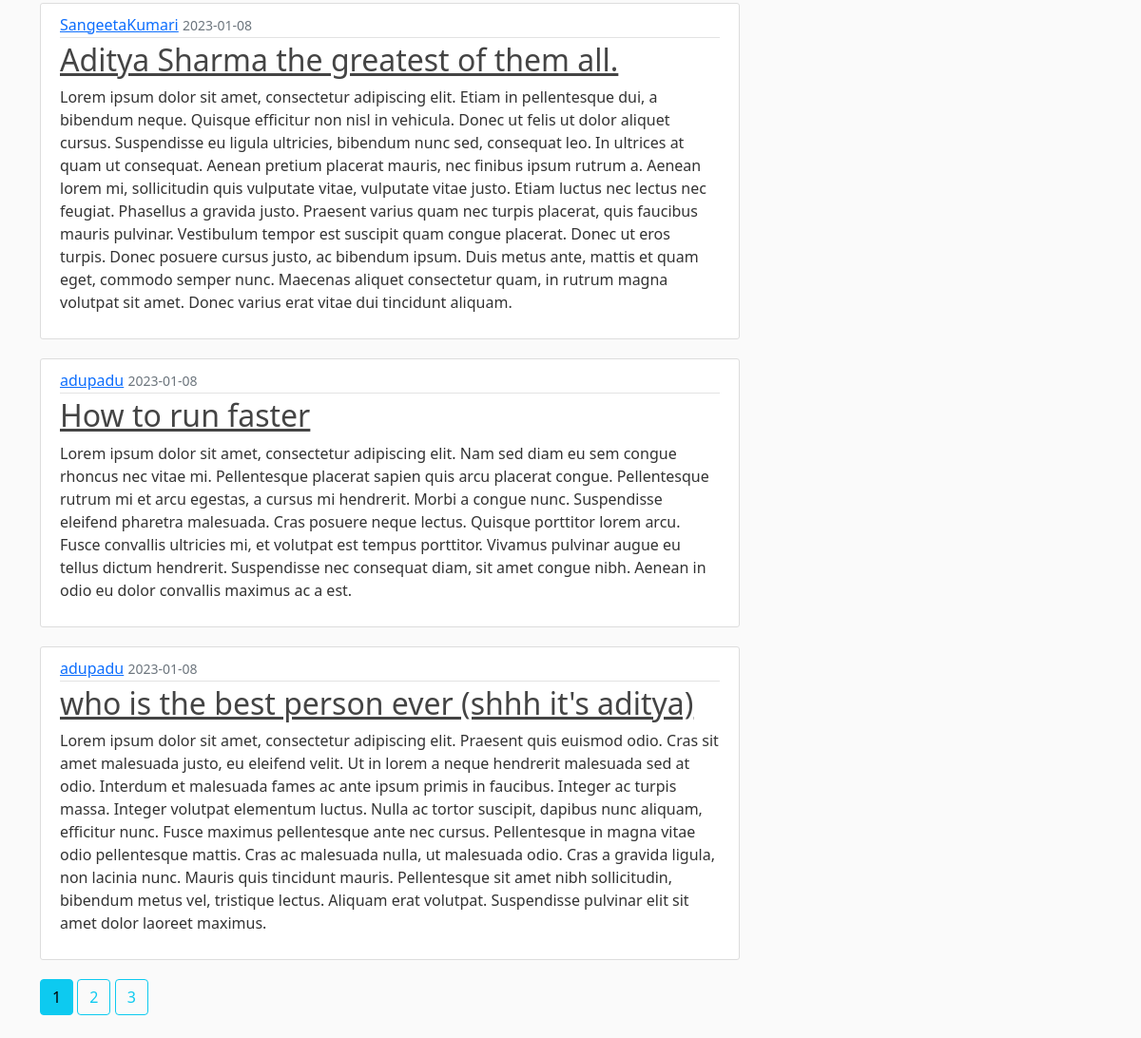
Page /home (lower part) on the earlier database version.
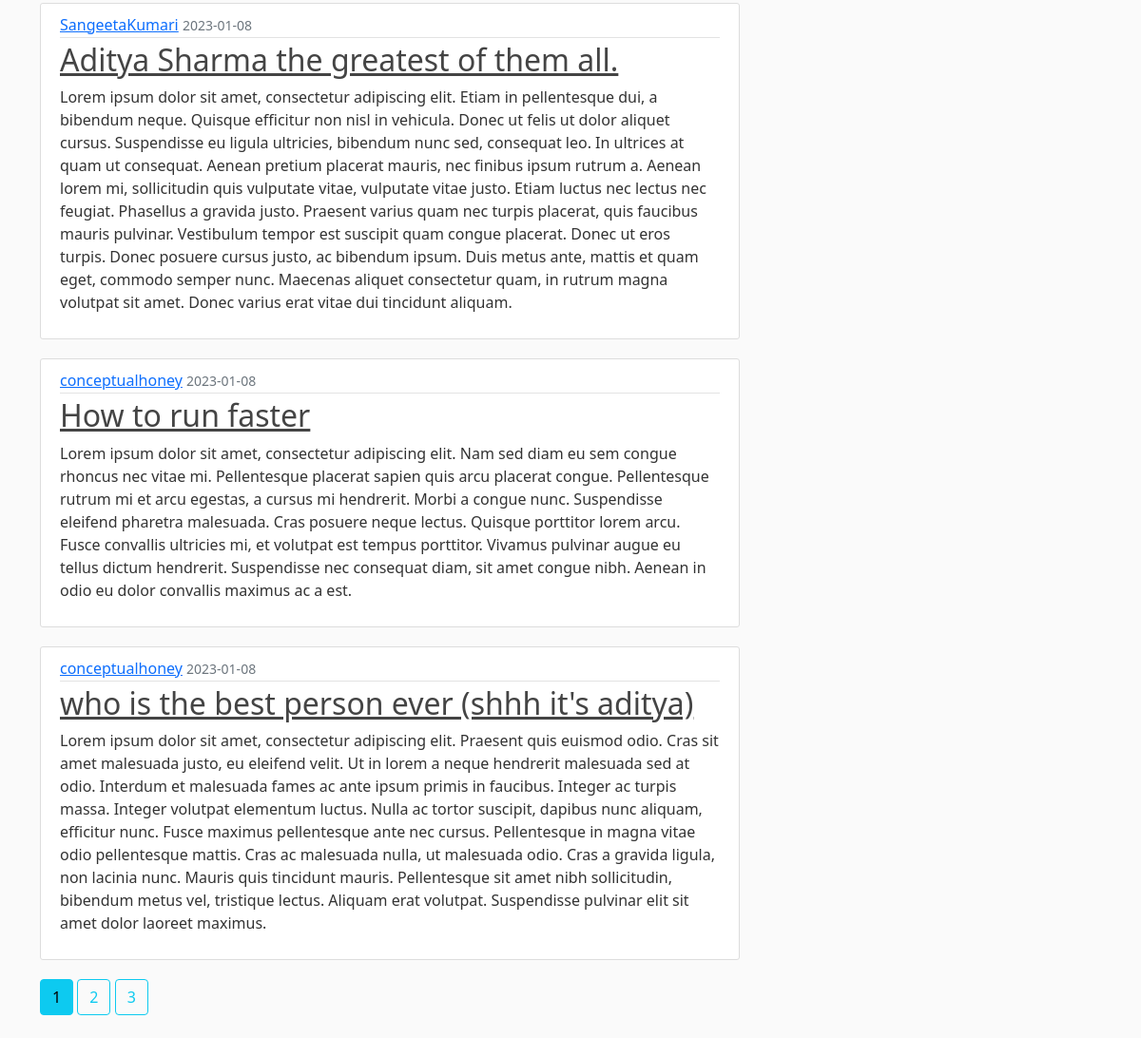
Same page on the later database version.
### flaskblog/models.py (models this page shows, shortened)
class Post(db.Model):
    id = db.Column(db.Integer, primary_key=True)
    title = db.Column(db.String(100), nullable=False)
    date_posted = db.Column(db.DateTime, nullable=False, default=datetime.utcnow)
    content = db.Column(db.Text, nullable=False)
    user_id = db.Column(db.Integer, db.ForeignKey('user.id'), nullable=False)

class User(db.Model, UserMixin):
    id = db.Column(db.Integer, primary_key=True)
    username = db.Column(db.String(20), unique=True, nullable=False)
    email = db.Column(db.String(120), unique=True, nullable=False)
    image_file = db.Column(db.String(20), nullable=False, default='default.jpg')
    password = db.Column(db.String(60), nullable=False)
    posts = db.relationship('Post', backref='author', lazy=True)

### flaskblog/main/routes.py (the view)
@main.route("/")
@main.route("/home")
def home():
    page = request.args.get('page', 1, type=int)
    posts = Post.query.order_by(Post.date_posted.desc()).paginate(per_page=5, page=page)
    return render_template('home.html', posts=posts)

### flaskblog/templates/home.html
{% extends "layout.html" %}
{% block content %}
    {% for post in posts.items %}
    <article class="media content-section">
      <div class="media-body">
        <div class="article-metadata">
            <a class="mr-2" href="{{ url_for('users.user_posts', username=post.author.username)}}">{{ post.author.username }}</a>
          <small class="text-muted">{{ post.date_posted.strftime('%Y-%m-%d') }}</small>
        </div>
        <h2><a class="article-title" href="{{ url_for('posts.post', post_id=post.id )}}">{{ post.title }}</a></h2>
        <p class="article-content">{{ post.content }}</p>
      </div>
    </article>
    {% endfor %}
    {% for page_num in posts.iter_pages(left_edge=1, right_edge=1, left_current=1, right_current=2) %}
        {% if page_num %}
            {% if posts.page == page_num %}
                <a class="btn btn-info mb-4" href="{{ url_for('main.home', page=page_num) }}">{{ page_num }}</a>
            {% else %}
                <a class="btn btn-outline-info mb-4" href="{{ url_for('main.home', page=page_num) }}">{{ page_num }}</a>
            {% endif %}
        {% else %}
            ...
        {% endif %}
    {% endfor %}
{% endblock content %}

Differences in the rows shown:
changed through a linked row, Post "How to run faster": author.username "adupadu" → "conceptualhoney"
changed through a linked row, Post "who is the best person ever (shhh it's aditya)": author.username "adupadu" → "conceptualhoney"
